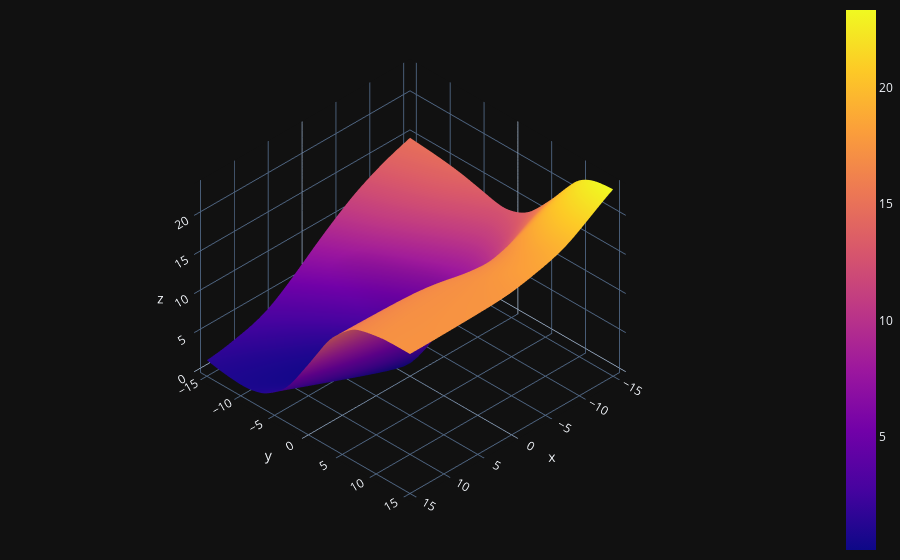

Notebook code cell kept with this figure:
### Code cell
import plotly.graph_objects as go

fig = (go.Figure(data=[go.Surface(z=L, x=W11, y=W22, opacity = 1)]))

fig.update_layout(template= "plotly_dark", margin=dict(l=0, r=0, b=0, t=0))
fig.layout.scene.camera.projection.type = "orthographic"
fig.show()

### Figure 1 — Plotly figure (JSON) as saved in the notebook; plotly's stock layout.template omitted (floating-point values rounded to 4 significant figures; data arrays with more than 128 entries replaced by an {"elided": "..."} marker saying what was removed)
{"data": [{"opacity": 1, "type": "surface", "x": {"elided": "100x100 float values"}, "y": {"elided": "100x100 float values"}, "z": {"elided": "100x100 float values"}}], "layout": {"margin": {"b": 0, "l": 0, "r": 0, "t": 0}, "scene": {"camera": {"projection": {"type": "orthographic"}}}}}
